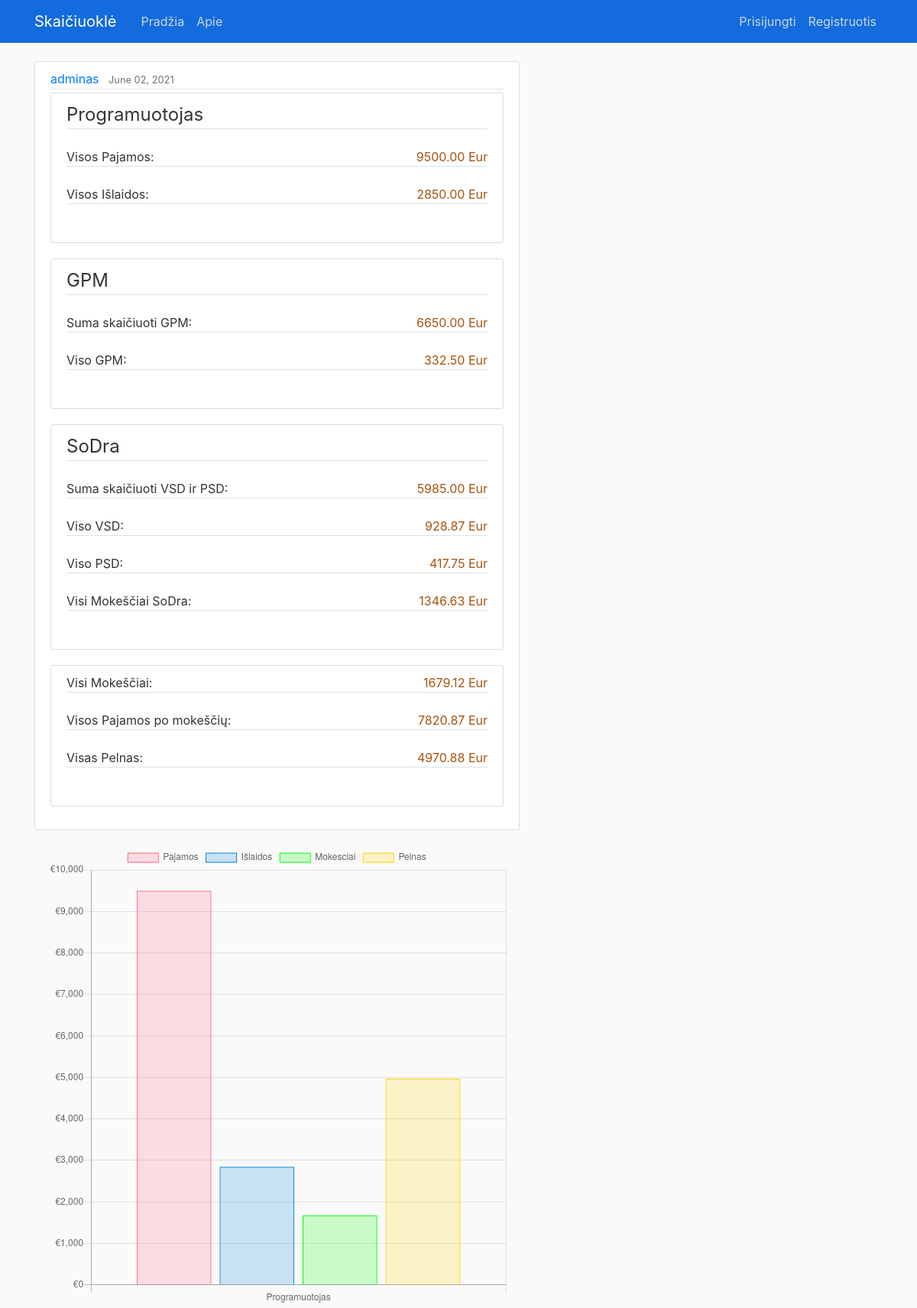
/veikla/113/veikla_detaliau/, run on the app's committed database.
### taxes_app/models.py (models this page shows, shortened)
class Veikla(models.Model):
    pavadinimas = models.CharField(
        max_length=100,
        help_text='Individualios veiklos pavadinimas',
        verbose_name='',
        )
    date_posted = models.DateTimeField(default=timezone.now)
    asmuo = models.ForeignKey(User, on_delete=models.CASCADE, related_name='veiklos')
    LENGVATA_STATUS = (
            ('y', 'Taip'),
            ('n', 'Ne'),
    )
    status3 = models.CharField(
        max_length=1,
        choices=LENGVATA_STATUS,
        blank=False,
        default='n',
        help_text='Ar norite pasinaudoti sodros mokesčių lengvata?',
        verbose_name='',
    )
    ISLAIDOS_STATUS = (
        ('i30', 'Išlaidos 30%'),
        ('isf', 'Faktinės išlaidos'),
    )
    status2 = models.CharField(
        max_length=3,
        choices=ISLAIDOS_STATUS,
        blank=False,
        default='isf',
        help_text='Pasirinkite išlaidas',
        verbose_name='',
    )
    PENSIJA_STATUS = (
        ('p24', 'Pensija 2.4%'),
        ('p3', 'Pensija 3%'),
        ('pn', 'Nekaupiama'),
    )
    status = models.CharField(
        max_length=3,
        choices=PENSIJA_STATUS,
        blank=False,
        default='pn',
        help_text='Ar kaupiate pensija?',
        verbose_name='',
    )
    @property
    def suma_pajamos(self):
        sum = 0
        for uzdarbis in self.uzdarbiai.all():
            sum += uzdarbis.pajamos
        return sum
    @property
    def suma_islaidos_pasirinkimas(self):
        sum = 0
        for uzdarbis in self.uzdarbiai.all():
            sum += uzdarbis.islaidos_pasirinkimas
        return sum
    @property
    def suma_islaidos30(self):
        sum = 0
        for uzdarbis in self.uzdarbiai.all():
            sum += uzdarbis.islaidos30
        return sum
    @property
    def suma_islaidos_30_GPM(self):
        sum = 0
        for uzdarbis in self.uzdarbiai.all():
            sum += uzdarbis.islaidos_30_GPM
        return sum
    @property
    def suma_sodra(self):
        sum = 0
        for uzdarbis in self.uzdarbiai.all():
            sum += uzdarbis.sodra
        return sum
    @property
    def suma_vsd(self):
        sum = 0
        for uzdarbis in self.uzdarbiai.all():
            sum += uzdarbis.vsd
        return sum
    @property
    def suma_psd(self):
        sum = 0
        for uzdarbis in self.uzdarbiai.all():
            sum += uzdarbis.psd
        return sum
    @property
    def suma_mokesciai_sodra(self):
        sum = 0
        for uzdarbis in self.uzdarbiai.all():
            sum += uzdarbis.mokesciai_sodra
        return sum
    @property
    def suma_mokesciai(self):
        sum = 0
        for uzdarbis in self.uzdarbiai.all():
            sum += uzdarbis.mokesciai
        return sum
    @property
    def suma_pajamos_po_mokesciu(self):
        sum = 0
        for uzdarbis in self.uzdarbiai.all():
            sum += uzdarbis.pajamos_po_mokesciu
        return sum
    @property
    def suma_pelnas(self):
        sum = 0
        for uzdarbis in self.uzdarbiai.all():
            sum += uzdarbis.pelnas
        return sum

class Uzdarbis(models.Model):
    pajamos = models.FloatField(
        max_length=100,
        null=True,
        verbose_name='',
        help_text='Įveskite pajamas',
        )
    islaidos = models.FloatField(
        max_length=100,
        default = 0,
        null=True,
        verbose_name='',
        help_text='Įveskite išlaidas',
        )
    date_posted = models.DateTimeField(default=timezone.now)
    darbas = models.ForeignKey(Veikla, on_delete=models.CASCADE, related_name='uzdarbiai')
    @property
    def islaidos30(self):
        pajamos_po_30_isl = self.pajamos - (self.pajamos * 30) / 100
        return pajamos_po_30_isl
    @property
    def islaidos30_pr(self):
        return (self.pajamos * 30) / 100
    @property
    def islaidos_pasirinkimas(self):
        if self.darbas.status2 == 'i30':
            return self.islaidos30_pr
        if self.darbas.status2 == 'isf':
            return self.islaidos
    @property
    def islaidos_30_GPM(self):
        gpm_30 = (self.islaidos30 * 5) / 100
        return gpm_30
    @property
    def sodra(self):
        if self.darbas.status3 == 'n':
            return self.pajamos - (self.pajamos * 37) / 100
        if self.darbas.status3 == 'y':
            return 0
    @property
    def vsd(self):
        if self.darbas.status == 'p3':
            return (self.sodra * 15.52) / 100
        if self.darbas.status == 'p24':
            return (self.sodra * 14.92) / 100
        if self.darbas.status == 'pn':
            return (self.sodra * 12.52) / 100
    @property
    def psd(self):
        sodra_psd = (self.sodra * 6.98) / 100
        return sodra_psd
    @property
    def mokesciai_sodra(self):
        sodra_m = self.vsd + self.psd
        return sodra_m
    @property
    def mokesciai(self):
        if self.darbas.status2 == 'i30':
            return self.mokesciai_sodra + self.islaidos_30_GPM
        if self.darbas.status2 == 'isf':
            return self.mokesciai_sodra + self.islaidos_faktines_GPM
    @property
    def pajamos_po_mokesciu(self):
        po_mokesciu = self.pajamos - self.mokesciai
        return po_mokesciu
    @property
    def pelnas(self):
        if self.darbas.status2 == 'i30':
            return self.pajamos_po_mokesciu - self.islaidos30_pr
        if self.darbas.status2 == 'isf':
            return self.pajamos_po_mokesciu - self.islaidos

### taxes_app/views.py (the view)
# urls.py: path('veikla/<int:pk>/veikla_detaliau/', views.veikla_detaliau, name='veikla-detaliau'),
def veikla_detaliau(request, pk):
    veikla = Veikla.objects.get(pk=pk)
    context = {
        "veikla": veikla,
    }
    return render(request, 'taxes_app/visas_uzdarbis_detail.html',context=context)

### taxes_app/templates/taxes_app/visas_uzdarbis_detail.html (shortened to what this page needs)
{% extends "taxes_app/base.html" %}
{% load mathfilters %}
{% block content %}
  <article class="media content-section">
    <div class="media-body">
      <div class="article-metadata">
        <a class="mr-2" href="{% url 'profile' %}">{{ veikla.asmuo }}</a>
        <small class="text-muted">{{ veikla.date_posted|date:"F d, Y" }}</small>
      </div>
      <article class="media content-section">
        <div class="media-body">
          <fieldset class="form-group">
            <legend class="border-bottom mb-4">{{ veikla.pavadinimas }}</legend>
            <div class="border-bottom mb-4">Visos Pajamos:
              <div class ="calc_results_red">{{ veikla.suma_pajamos | floatformat:2}} Eur</div>
            </div>
            <div class="border-bottom mb-4">Visos Išlaidos:
              <div class ="calc_results_red">{{ veikla.suma_islaidos_pasirinkimas | floatformat:2}} Eur</div>
            </div>
          </fieldset>
        </div>
      </article>
      <article class="media content-section">
        <div class="media-body">
          <fieldset class="form-group">
            <legend class="border-bottom mb-4"> GPM</legend>
              {% if veikla.status2 == 'i30' %}
                <div class="border-bottom mb-4">Suma skaičiuoti GPM:
                  <div class ="calc_results_red">{{veikla.suma_islaidos30 | floatformat:2}} Eur</div>
                </div>
                <div class="border-bottom mb-4">Viso GPM:
                  <div class ="calc_results_red">{{veikla.suma_islaidos_30_GPM | floatformat:2}} Eur</div>
                </div>
              {% endif %}
          </fieldset>
        </div>
      </article>
      <article class="media content-section">
        <div class="media-body">
          <fieldset class="form-group">
            <legend class="border-bottom mb-4">SoDra</legend>
              <div class="border-bottom mb-4">Suma skaičiuoti VSD ir PSD:
                <div class="calc_results_red">{{veikla.suma_sodra | floatformat:2}} Eur</div>
              </div>
              <div class="border-bottom mb-4">Viso VSD:
                <div class="calc_results_red">{{veikla.suma_vsd | floatformat:2}} Eur</div>
              </div>
              <div class="border-bottom mb-4">Viso PSD:
                <div class="calc_results_red">{{veikla.suma_psd | floatformat:2}} Eur</div>
              </div>
              <div class="border-bottom mb-4">Visi Mokeščiai SoDra:
                <div class="calc_results_red">{{veikla.suma_mokesciai_sodra | floatformat:2}} Eur</div>
              </div>
          </fieldset>
        </div>
      </article>
      <article class="media content-section">
        <div class="media-body">
          <fieldset class="form-group">
            <div class="border-bottom mb-4">Visi Mokeščiai:
              <div class ="calc_results_red">{{veikla.suma_mokesciai | floatformat:2}} Eur</div>
            </div>
            <div class="border-bottom mb-4">Visos Pajamos po mokeščių:
              <div class="calc_results_red">{{veikla.suma_pajamos_po_mokesciu | floatformat:2}} Eur</div>
            </div>
            <div class="border-bottom mb-4">Visas Pelnas:
              <div class="calc_results_red">{{veikla.suma_pelnas | floatformat:2}} Eur</div>
            </div>
          </fieldset>
        </div>
      </article>
    </div>
  </article>
  <div class="col-md-12">
    <canvas id="myChart" width="200" height="200"></canvas>
    <script>
    var ctx = document.getElementById('myChart').getContext('2d');
    var myChart = new Chart(ctx, {
        type: 'bar',
        data: {
        datasets: [
          {
            label: 'Pajamos',
            data: [ '{{ veikla.suma_pajamos | floatformat:2 }}'],
            backgroundColor: 'rgba(255, 99, 132, 0.2)',
            borderColor: 'rgba(255, 99, 132, 1)',
            borderWidth: 1
          },
          {
            label: 'Išlaidos',
            data: ['{{ veikla.suma_islaidos_pasirinkimas | floatformat:2 }}'],
            backgroundColor: 'rgba(0,129, 218, 0.2)',
            borderColor: 'rgba(0,129, 218, 1)',
            borderWidth: 1
          },
          {
            label: 'Mokesciai',
            data: ['{{ veikla.suma_mokesciai | floatformat:2 }}'],
            backgroundColor: 'rgba(0, 255, 0, 0.2)',
            borderColor: 'rgba(0, 255, 0, 1)',
            borderWidth: 1
          },
          {
            label: 'Pelnas',
            data: [ '{{ veikla.suma_pelnas | floatformat:2 }}'],
            backgroundColor: 'rgba(255, 215, 0, 0.2)',
            borderColor: 'rgba(255, 215, 0, 1)',
            borderWidth: 1
          }
        ],
        labels: [ '{{ veikla.pavadinimas }}'],
      },
      options: {
        callbacks: {
          label: function (t, d) {
            var xLabel = d.datasets[t.datasetIndex].label;
            var yLabel = t.yLabel >= 1000 ? '$' + t.yLabel.toString().replace(/\B(?=(\d{3})+(?!\d))/g, ",") : '$' + t.yLabel;
            return xLabel + ': ' + yLabel;
          }
        },
        legend: {
        display: true,
        position: 'top'
        },
        scales: {
          yAxes: [{
            ticks: {
              beginAtZero: true,
              callback: function (value, index, values) {
                if (parseInt(value) >= 1000) {
                  return '€' + value.toString().replace(/\B(?=(\d{3})+(?!\d))/g, ",");
                } else { return '€' + value; }
              }
            }
          }]
        }
      },
      plugins: [{
        beforeDraw: function (chart) {
          var labels = chart.data.labels;
        }
      }]
    });
    </script>
  </div>
{% endblock content %}

### taxes_app/static/taxes_app/main.css (style rules this page uses)
body { background: #fafafa; color: #333333; margin-top: 5rem; }
.content-section { background: #ffffff; padding: 10px 20px; border: 1px solid #dddddd; border-radius: 3px; margin-bottom: 20px; }
.article-metadata { padding-bottom: 1px; margin-bottom: 4px; border-bottom: 1px solid #e3e3e3 }
.calc_results_red { font-size: 16px; color: rgb(167, 83, 15); font-weight: 400; white-space: nowrap; float: right; }

### data on the page
Veikla: asmuo "adminas", date_posted "June 02, 2021", pavadinimas "Programuotojas", suma_pajamos "9500.00", suma_islaidos_pasirinkimas "2850.00", suma_islaidos30 "6650.00", suma_islaidos_30_GPM "332.50", suma_sodra "5985.00", suma_vsd "928.87", suma_psd "417.75", suma_mokesciai_sodra "1346.63", suma_mokesciai "1679.12", suma_pajamos_po_mokesciu "7820.87", suma_pelnas "4970.88"

### other printed values
chart data {{ veikla.suma_pajamos | floatformat:2 }} 9500.00
chart data {{ veikla.suma_islaidos_pasirinkimas | floatformat:2 }} 2850.00
chart data {{ veikla.suma_mokesciai | floatformat:2 }} 1679.12
chart data {{ veikla.suma_pelnas | floatformat:2 }} 4970.88
